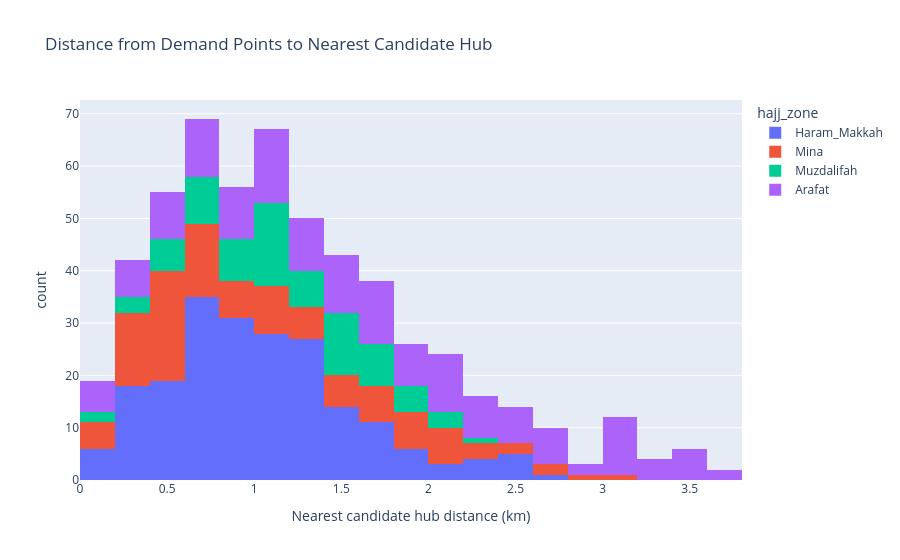
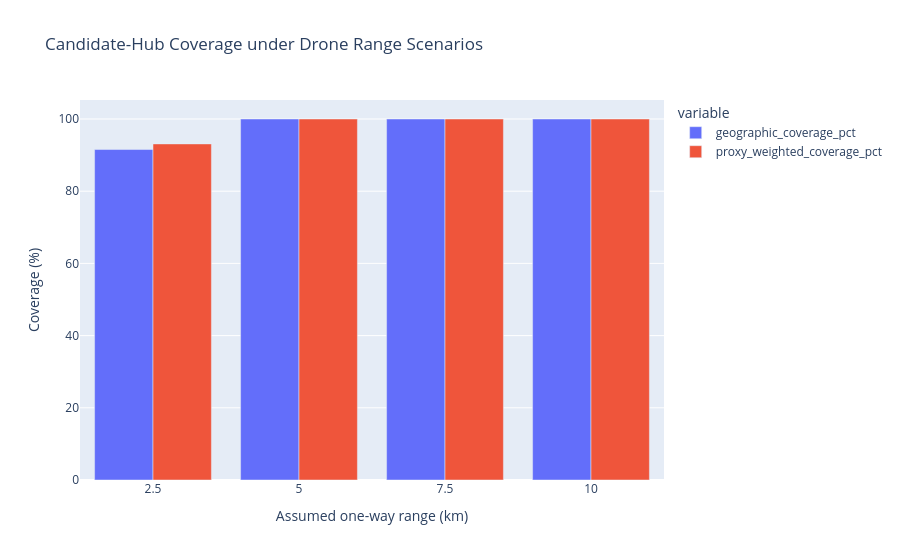

The notebook cell saved with these charts, in order:
### Markdown cell above
## 9. Analytical summaries

### Code cell
fig=px.histogram(
    demand,x="nearest_candidate_hub_km",color="hajj_zone",
    nbins=30,title="Distance from Demand Points to Nearest Candidate Hub",
    labels={"nearest_candidate_hub_km":"Nearest candidate hub distance (km)"}
)
fig.show()

fig=px.bar(
    coverage_summary,x="range_km",
    y=["geographic_coverage_pct","proxy_weighted_coverage_pct"],
    barmode="group",
    title="Candidate-Hub Coverage under Drone Range Scenarios",
    labels={"range_km":"Assumed one-way range (km)","value":"Coverage (%)"}
)
fig.show()

### Figure 1 — Plotly figure (JSON) as saved in the notebook; plotly's stock layout.template omitted (floating-point values rounded to 4 significant figures; data arrays with more than 128 entries replaced by an {"elided": "..."} marker saying what was removed)
{"data": [{"bingroup": "x", "hovertemplate": "hajj_zone=Haram_Makkah<br>Nearest candidate hub distance (km)=%{x}<br>count=%{y}<extra></extra>", "legendgroup": "Haram_Makkah", "marker": {"color": "#636efa", "pattern": {"shape": ""}}, "name": "Haram_Makkah", "nbinsx": 30, "orientation": "v", "showlegend": true, "type": "histogram", "x": {"elided": "208 float values"}, "xaxis": "x", "yaxis": "y"}, {"bingroup": "x", "hovertemplate": "hajj_zone=Mina<br>Nearest candidate hub distance (km)=%{x}<br>count=%{y}<extra></extra>", "legendgroup": "Mina", "marker": {"color": "#EF553B", "pattern": {"shape": ""}}, "name": "Mina", "nbinsx": 30, "orientation": "v", "showlegend": true, "type": "histogram", "x": [0.201, 0.4346, 0.3563, 0.7304, 0.6194, 0.6716, 0.2512, 0.4241, 0.8351, 1.051, 1.419, 1.847, 0.2571, 0.3233, 0.4851, 0.7202, 0.4692, 0.6462, 1.058, 1.523, 1.924, 1.803, 0.4142, 0.4582, 0.03451, 0.5334, 0.06406, 0.4488, 0.8159, 1.242, 1.71, 2.155, 0.8965, 0.8808, 0.6979, 0.3583, 0.5082, 0.3843, 0.1227, 0.6221, 1.124, 1.626, 2.128, 2.322, 0.7368, 0.6226, 0.645, 0.2031, 0.3022, 0.2117, 0.485, 0.7792, 1.218, 1.693, 2.18, 2.672, 0.4218, 0.1508, 0.4589, 0.3533, 0.4157, 0.4908, 0.836, 1.152, 1.484, 1.893, 2.339, 2.803, 0.5584, 0.3956, 0.0521, 0.5353, 0.5575, 0.2111, 0.5318, 1.013, 1.508, 2.006, 2.506, 3.007, 0.7172, 0.5419, 0.7599, 0.5915, 0.2891, 0.5673, 1.032, 1.521, 2.016, 2.514, 1.142, 1.041, 1.169, 0.9422, 0.7882, 0.9271, 1.266, 1.688, 2.145, 2.619, 1.493, 1.63, 1.387, 1.288, 1.377, 1.624, 1.971, 2.374, 1.86, 1.787, 1.852, 2.043], "xaxis": "x", "yaxis": "y"}, {"bingroup": "x", "hovertemplate": "hajj_zone=Muzdalifah<br>Nearest candidate hub distance (km)=%{x}<br>count=%{y}<extra></extra>", "legendgroup": "Muzdalifah", "marker": {"color": "#00cc96", "pattern": {"shape": ""}}, "name": "Muzdalifah", "nbinsx": 30, "orientation": "v", "showlegend": true, "type": "histogram", "x": [1.226, 1.134, 0.6538, 0.2701, 0.8098, 1.214, 1.628, 1.134, 0.6534, 0.2692, 0.191, 0.3479, 1.219, 1.518, 1.774, 1.336, 0.9619, 0.7555, 0.4395, 0.5269, 1.581, 1.678, 1.906, 1.855, 1.632, 1.386, 1.126, 0.9211, 0.9659, 0.9685, 2.08, 2.154, 1.852, 1.466, 1.17, 1.047, 1.152, 1.415, 1.445, 1.357, 2.208, 2.103, 1.623, 1.163, 0.7575, 0.5478, 0.7287, 1.125, 1.583, 1.8, 1.733, 1.629, 1.529, 1.027, 0.5258, 0.05257, 0.4833, 0.9844, 1.486, 1.988, 1.131, 1.198, 1.121, 0.6913, 0.4518, 0.6595, 1.082, 1.553, 0.635, 0.7471, 1.103, 1.085, 0.9509, 1.065, 1.368, 1.764, 0.9166, 1.416, 1.45, 1.528], "xaxis": "x", "yaxis": "y"}, {"bingroup": "x", "hovertemplate": "hajj_zone=Arafat<br>Nearest candidate hub distance (km)=%{x}<br>count=%{y}<extra></extra>", "legendgroup": "Arafat", "marker": {"color": "#ab63fa", "pattern": {"shape": ""}}, "name": "Arafat", "nbinsx": 30, "orientation": "v", "showlegend": true, "type": "histogram", "x": {"elided": "156 float values"}, "xaxis": "x", "yaxis": "y"}], "layout": {"barmode": "relative", "legend": {"title": {"text": "hajj_zone"}, "tracegroupgap": 0}, "title": {"text": "Distance from Demand Points to Nearest Candidate Hub"}, "xaxis": {"anchor": "y", "domain": [0, 1], "title": {"text": "Nearest candidate hub distance (km)"}}, "yaxis": {"anchor": "x", "domain": [0, 1], "title": {"text": "count"}}}}

### Figure 2 — Plotly figure (JSON) as saved in the notebook; plotly's stock layout.template omitted (floating-point values rounded to 4 significant figures)
{"data": [{"alignmentgroup": "True", "hovertemplate": "variable=geographic_coverage_pct<br>Assumed one-way range (km)=%{x}<br>Coverage (%)=%{y}<extra></extra>", "legendgroup": "geographic_coverage_pct", "marker": {"color": "#636efa", "pattern": {"shape": ""}}, "name": "geographic_coverage_pct", "offsetgroup": "geographic_coverage_pct", "orientation": "v", "showlegend": true, "textposition": "auto", "type": "bar", "x": [2.5, 5.0, 7.5, 10.0], "xaxis": "x", "y": [91.55, 100.0, 100.0, 100.0], "yaxis": "y"}, {"alignmentgroup": "True", "hovertemplate": "variable=proxy_weighted_coverage_pct<br>Assumed one-way range (km)=%{x}<br>Coverage (%)=%{y}<extra></extra>", "legendgroup": "proxy_weighted_coverage_pct", "marker": {"color": "#EF553B", "pattern": {"shape": ""}}, "name": "proxy_weighted_coverage_pct", "offsetgroup": "proxy_weighted_coverage_pct", "orientation": "v", "showlegend": true, "textposition": "auto", "type": "bar", "x": [2.5, 5.0, 7.5, 10.0], "xaxis": "x", "y": [93.1, 100.0, 100.0, 100.0], "yaxis": "y"}], "layout": {"barmode": "group", "legend": {"title": {"text": "variable"}, "tracegroupgap": 0}, "title": {"text": "Candidate-Hub Coverage under Drone Range Scenarios"}, "xaxis": {"anchor": "y", "domain": [0, 1], "title": {"text": "Assumed one-way range (km)"}}, "yaxis": {"anchor": "x", "domain": [0, 1], "title": {"text": "Coverage (%)"}}}}
